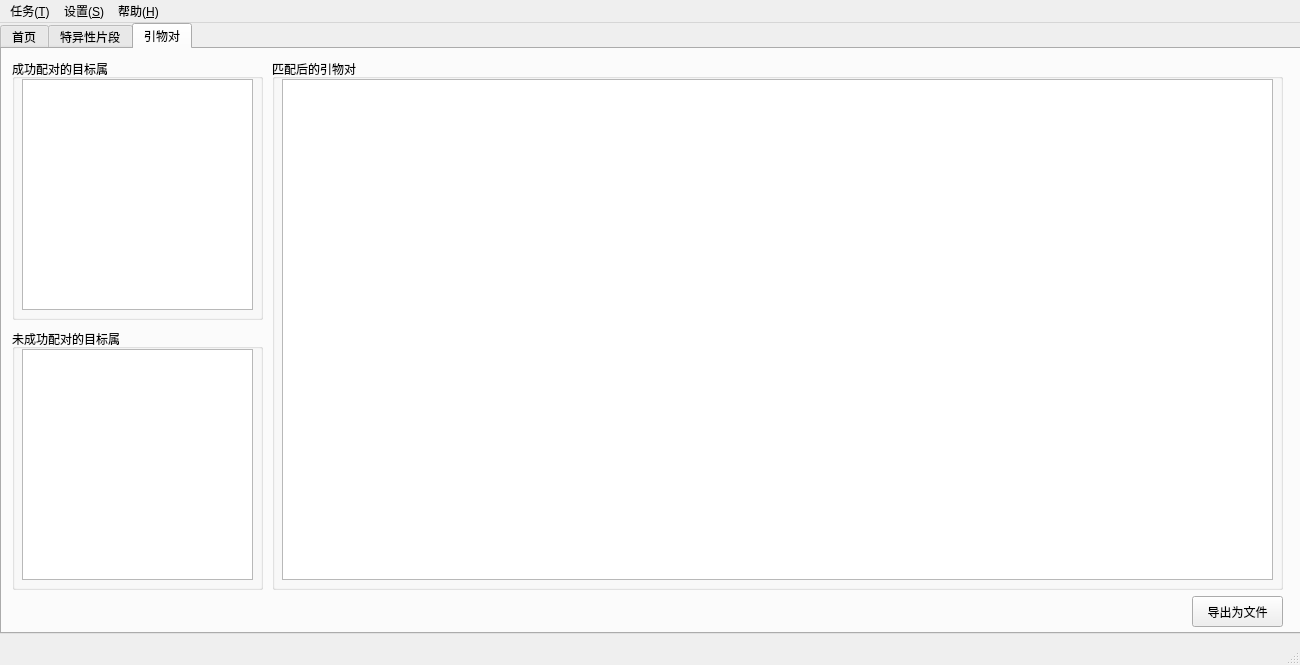
<?xml version="1.0" encoding="UTF-8"?>
<ui version="4.0">
 <class>MainWindow</class>
 <widget class="QMainWindow" name="MainWindow">
  <property name="geometry">
   <rect>
    <x>0</x>
    <y>0</y>
    <width>1300</width>
    <height>665</height>
   </rect>
  </property>
  <property name="windowTitle">
   <string>MainWindow</string>
  </property>
  <widget class="QWidget" name="centralWidget">
   <widget class="QTabWidget" name="tabWidget">
    <property name="geometry">
     <rect>
      <x>0</x>
      <y>0</y>
      <width>1301</width>
      <height>611</height>
     </rect>
    </property>
    <property name="currentIndex">
     <number>2</number>
    </property>
    <widget class="QWidget" name="tab_3">
     <attribute name="title">
      <string>首页</string>
     </attribute>
    </widget>
    <widget class="QWidget" name="tab">
     <attribute name="title">
      <string>特异性片段</string>
     </attribute>
     <widget class="QGroupBox" name="groupBox">
      <property name="geometry">
       <rect>
        <x>10</x>
        <y>10</y>
        <width>251</width>
        <height>531</height>
       </rect>
      </property>
      <property name="title">
       <string>目标属</string>
      </property>
      <widget class="QListWidget" name="listWidget">
       <property name="geometry">
        <rect>
         <x>10</x>
         <y>20</y>
         <width>231</width>
         <height>501</height>
        </rect>
       </property>
       <item>
        <property name="text">
         <string>目标属A</string>
        </property>
       </item>
       <item>
        <property name="text">
         <string>目标属B</string>
        </property>
       </item>
      </widget>
     </widget>
     <widget class="QGroupBox" name="groupBox_2">
      <property name="geometry">
       <rect>
        <x>270</x>
        <y>10</y>
        <width>1011</width>
        <height>531</height>
       </rect>
      </property>
      <property name="sizePolicy">
       <sizepolicy hsizetype="Expanding" vsizetype="Preferred">
        <horstretch>0</horstretch>
        <verstretch>0</verstretch>
       </sizepolicy>
      </property>
      <property name="title">
       <string>特异性片段</string>
      </property>
      <widget class="QListWidget" name="listWidget_2">
       <property name="geometry">
        <rect>
         <x>10</x>
         <y>20</y>
         <width>991</width>
         <height>501</height>
        </rect>
       </property>
      </widget>
     </widget>
     <widget class="QPushButton" name="pushButton">
      <property name="geometry">
       <rect>
        <x>1190</x>
        <y>547</y>
        <width>91</width>
        <height>31</height>
       </rect>
      </property>
      <property name="text">
       <string>导出为文件</string>
      </property>
     </widget>
    </widget>
    <widget class="QWidget" name="tab_2">
     <attribute name="title">
      <string>引物对</string>
     </attribute>
     <widget class="QGroupBox" name="groupBox_3">
      <property name="geometry">
       <rect>
        <x>10</x>
        <y>10</y>
        <width>251</width>
        <height>261</height>
       </rect>
      </property>
      <property name="title">
       <string>成功配对的目标属</string>
      </property>
      <widget class="QListWidget" name="listWidget_3">
       <property name="geometry">
        <rect>
         <x>10</x>
         <y>20</y>
         <width>231</width>
         <height>231</height>
        </rect>
       </property>
      </widget>
     </widget>
     <widget class="QGroupBox" name="groupBox_4">
      <property name="geometry">
       <rect>
        <x>10</x>
        <y>280</y>
        <width>251</width>
        <height>261</height>
       </rect>
      </property>
      <property name="title">
       <string>未成功配对的目标属</string>
      </property>
      <widget class="QListWidget" name="listWidget_4">
       <property name="geometry">
        <rect>
         <x>10</x>
         <y>20</y>
         <width>231</width>
         <height>231</height>
        </rect>
       </property>
      </widget>
     </widget>
     <widget class="QGroupBox" name="groupBox_5">
      <property name="geometry">
       <rect>
        <x>270</x>
        <y>10</y>
        <width>1011</width>
        <height>531</height>
       </rect>
      </property>
      <property name="title">
       <string>匹配后的引物对</string>
      </property>
      <widget class="QTableView" name="tableView">
       <property name="geometry">
        <rect>
         <x>10</x>
         <y>20</y>
         <width>991</width>
         <height>501</height>
        </rect>
       </property>
      </widget>
     </widget>
     <widget class="QPushButton" name="pushButton_2">
      <property name="geometry">
       <rect>
        <x>1190</x>
        <y>547</y>
        <width>91</width>
        <height>31</height>
       </rect>
      </property>
      <property name="text">
       <string>导出为文件</string>
      </property>
     </widget>
    </widget>
   </widget>
  </widget>
  <widget class="QMenuBar" name="menuBar">
   <property name="geometry">
    <rect>
     <x>0</x>
     <y>0</y>
     <width>1300</width>
     <height>23</height>
    </rect>
   </property>
   <widget class="QMenu" name="menu">
    <property name="title">
     <string>任务(&amp;T)</string>
    </property>
    <addaction name="action"/>
    <addaction name="action_2"/>
   </widget>
   <widget class="QMenu" name="menu_2">
    <property name="title">
     <string>帮助(&amp;H)</string>
    </property>
    <addaction name="action_3"/>
   </widget>
   <widget class="QMenu" name="menu_S">
    <property name="title">
     <string>设置(&amp;S)</string>
    </property>
    <addaction name="action_4"/>
   </widget>
   <addaction name="menu"/>
   <addaction name="menu_S"/>
   <addaction name="menu_2"/>
  </widget>
  <widget class="QStatusBar" name="statusBar"/>
  <action name="action">
   <property name="text">
    <string>新任务(默认设置)</string>
   </property>
  </action>
  <action name="action_2">
   <property name="text">
    <string>新任务(自定义)</string>
   </property>
  </action>
  <action name="action_3">
   <property name="text">
    <string>关于</string>
   </property>
  </action>
  <action name="action_4">
   <property name="text">
    <string>首选项</string>
   </property>
  </action>
 </widget>
 <layoutdefault spacing="6" margin="11"/>
 <resources/>
 <connections/>
</ui>
